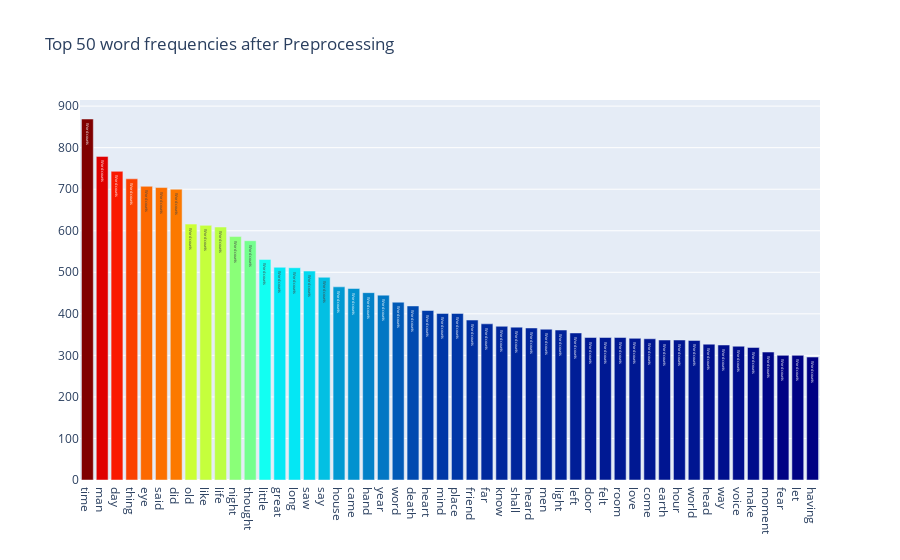
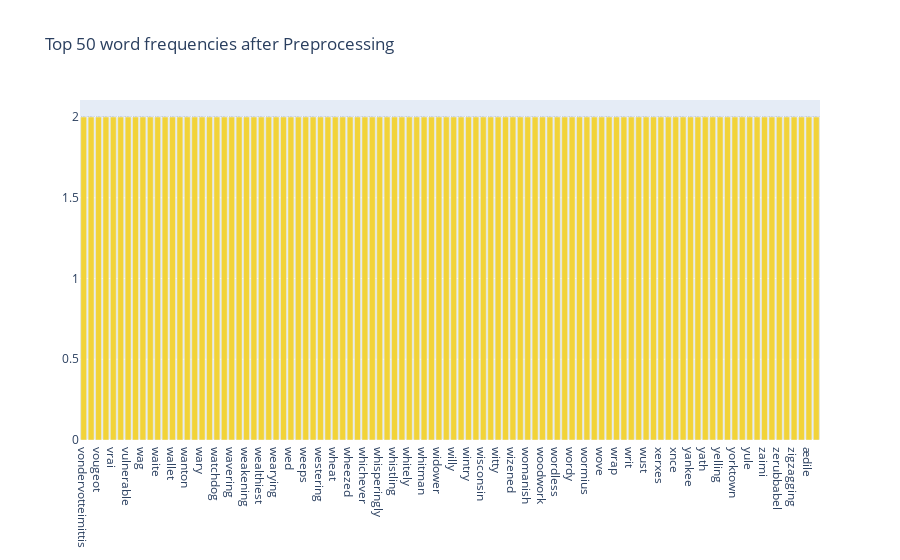

Write notebook code for charts like these, in order.
### Markdown cell above
#### Revisiting our Term frequencies

우리의 Lemmatized CountVectorizer를 구현한 후, 상위 50개 단어의 빈도의 plot을 다시 나열하자. 불용어를 제거하면, 이전 단어 빈도수 그림에서의 볼 수 있는 남은 단어들은 훨씬 의미 있어 보인다.

### Code cell
feature_names = tf_vectorizer.get_feature_names()
count_vec = np.asarray(tf.sum(axis=0)).ravel()
zipped = list(zip(feature_names, count_vec))
x, y = (list(x) for x in zip(*sorted(zipped, key=lambda x: x[1], reverse=True)))

# Now I want to extract out on the top 15 and bottom 15 words
Y = np.concatenate([y[0: 15], y[-16: -1]])
X = np.concatenate([x[0: 15], y[-16: -1]])

# Plotting the Plot.ly plot for the Top 50 word frequencies
data = [go.Bar(
            x = x[0: 50],
            y = y[0: 50],
            marker = dict(colorscale='Jet',
                          color = y[0: 50]
                          ),
            text='Word counts'
        )]

layout = go.Layout(
    title='Top 50 word frequencies after Preprocessing'
)

fig = go.Figure(data=data, layout=layout)

py.iplot(fig, filename='basic-bar')

# Plotting the Plot.ly plot for the Top 50 word frequenceis
data = [go.Bar(
            x = x[-100:],
            y = y[-100:],
            marker = dict(colorscale='Portland',
                          color=y[-100:]
                          ),
            text='Word counts'
    )]
fig = go.Figure(data=data, layout=layout)

py.iplot(fig, filename='basic-bar')

### Figure 1 — Plotly figure (JSON) as saved in the notebook; plotly's stock layout.template omitted (floating-point values rounded to 4 significant figures)
{"data": [{"marker": {"color": [869, 779, 743, 725, 707, 704, 700, 616, 613, 609, 586, 576, 531, 512, 511, 503, 488, 465, 461, 451, 445, 428, 419, 408, 401, 401, 385, 376, 370, 368, 366, 363, 361, 354, 343, 343, 343, 341, 340, 337, 337, 336, 327, 325, 322, 319, 308, 300, 300, 296], "colorscale": [[0, "rgb(0,0,131)"], [0.2, "rgb(0,60,170)"], [0.4, "rgb(5,255,255)"], [0.6, "rgb(255,255,0)"], [0.8, "rgb(250,0,0)"], [1, "rgb(128,0,0)"]]}, "text": "Word counts", "type": "bar", "x": ["time", "man", "day", "thing", "eye", "said", "did", "old", "like", "life", "night", "thought", "little", "great", "long", "saw", "say", "house", "came", "hand", "year", "word", "death", "heart", "mind", "place", "friend", "far", "know", "shall", "heard", "men", "light", "left", "door", "felt", "room", "love", "come", "earth", "hour", "world", "head", "way", "voice", "make", "moment", "fear", "let", "having"], "y": [869, 779, 743, 725, 707, 704, 700, 616, 613, 609, 586, 576, 531, 512, 511, 503, 488, 465, 461, 451, 445, 428, 419, 408, 401, 401, 385, 376, 370, 368, 366, 363, 361, 354, 343, 343, 343, 341, 340, 337, 337, 336, 327, 325, 322, 319, 308, 300, 300, 296]}], "layout": {"title": {"text": "Top 50 word frequencies after Preprocessing"}}}

### Figure 2 — Plotly figure (JSON) as saved in the notebook; plotly's stock layout.template omitted (floating-point values rounded to 4 significant figures)
{"data": [{"marker": {"color": [2, 2, 2, 2, 2, 2, 2, 2, 2, 2, 2, 2, 2, 2, 2, 2, 2, 2, 2, 2, 2, 2, 2, 2, 2, 2, 2, 2, 2, 2, 2, 2, 2, 2, 2, 2, 2, 2, 2, 2, 2, 2, 2, 2, 2, 2, 2, 2, 2, 2, 2, 2, 2, 2, 2, 2, 2, 2, 2, 2, 2, 2, 2, 2, 2, 2, 2, 2, 2, 2, 2, 2, 2, 2, 2, 2, 2, 2, 2, 2, 2, 2, 2, 2, 2, 2, 2, 2, 2, 2, 2, 2, 2, 2, 2, 2, 2, 2, 2, 2], "colorscale": [[0, "rgb(12,51,131)"], [0.25, "rgb(10,136,186)"], [0.5, "rgb(242,211,56)"], [0.75, "rgb(242,143,56)"], [1, "rgb(217,30,30)"]]}, "text": "Word counts", "type": "bar", "x": ["vondervotteimittis", "votary", "vougeot", "vowel", "vrai", "vulgarly", "vulnerable", "waddle", "wag", "wainscot", "waite", "wale", "wallet", "wane", "wanton", "warn", "wary", "wast", "watchdog", "waver", "wavering", "waylayings", "weakening", "wealthier", "wealthiest", "wearily", "wearying", "webbed", "wed", "weekly", "weeps", "well", "westering", "westmorland", "wheat", "wheeled", "wheezed", "whereof", "whichever", "whir", "whisperingly", "whistle", "whistling", "whit", "whitely", "whitened", "whitman", "wholesale", "widower", "wield", "willy", "windward", "wintry", "wiping", "wisconsin", "wither", "witty", "wizardry", "wizened", "wolejko", "womanish", "womb", "woodwork", "woolwich", "wordless", "wordsworth", "wordy", "worker", "wormius", "wouldst", "wove", "wraith", "wrap", "wrestled", "writ", "wudn", "wust", "xari", "xerxes", "xii", "xnce", "xwl", "yankee", "yarn", "yath", "yea", "yelling", "yoke", "yorktown", "youngish", "yule", "yuletide", "zaimi", "zar", "zerubbabel", "zigzag", "zigzagging", "zodiacal", "ædile", "æronaut"], "y": [2, 2, 2, 2, 2, 2, 2, 2, 2, 2, 2, 2, 2, 2, 2, 2, 2, 2, 2, 2, 2, 2, 2, 2, 2, 2, 2, 2, 2, 2, 2, 2, 2, 2, 2, 2, 2, 2, 2, 2, 2, 2, 2, 2, 2, 2, 2, 2, 2, 2, 2, 2, 2, 2, 2, 2, 2, 2, 2, 2, 2, 2, 2, 2, 2, 2, 2, 2, 2, 2, 2, 2, 2, 2, 2, 2, 2, 2, 2, 2, 2, 2, 2, 2, 2, 2, 2, 2, 2, 2, 2, 2, 2, 2, 2, 2, 2, 2, 2, 2]}], "layout": {"title": {"text": "Top 50 word frequencies after Preprocessing"}}}
